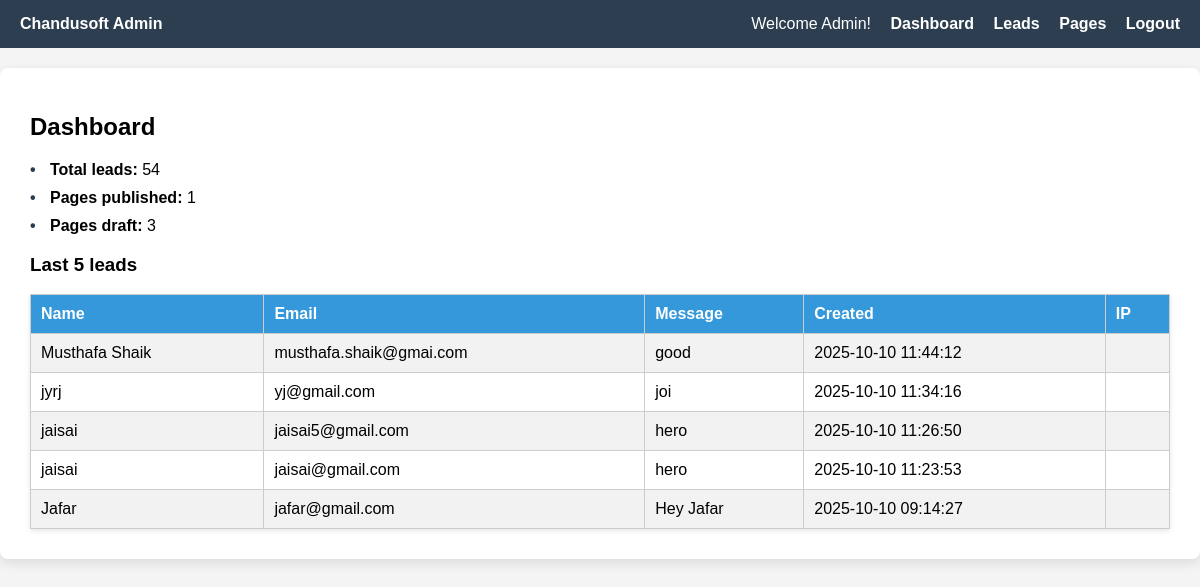
The app's page /app/dashboard.php (signed in), older data.
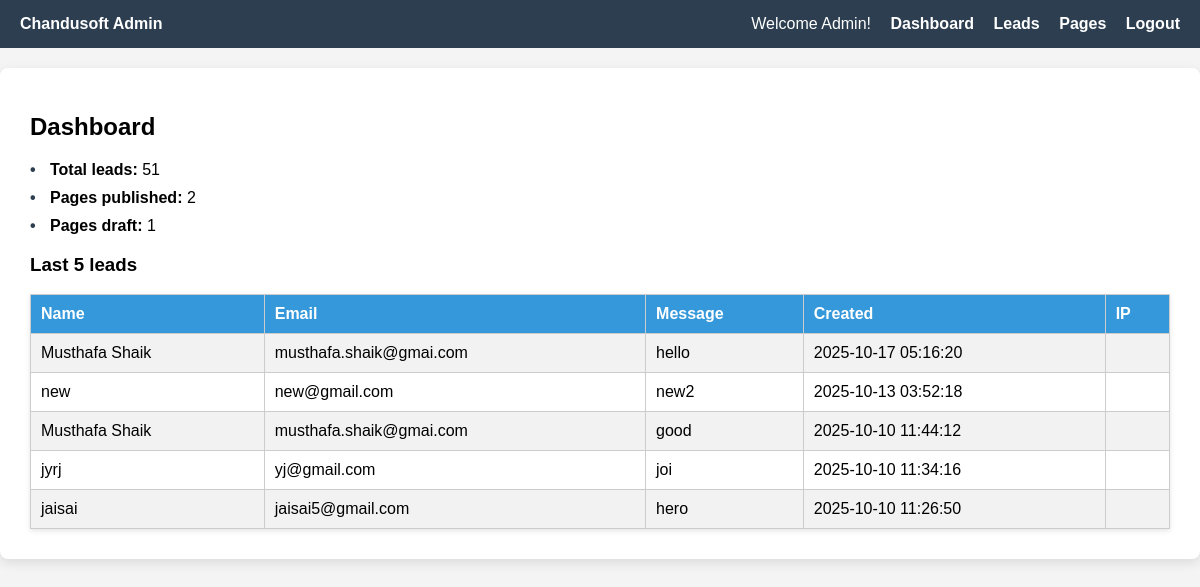
The same page, newer data.
### tables this page shows
CREATE TABLE `leads` (
  `id` int unsigned NOT NULL AUTO_INCREMENT,
  `name` varchar(100) NOT NULL,
  `email` varchar(100) NOT NULL,
  `message` text NOT NULL,
  `created_at` timestamp NULL DEFAULT CURRENT_TIMESTAMP,
  `IP` varchar(45) DEFAULT NULL,
  PRIMARY KEY (`id`)
);

### app/dashboard.php (the view, shortened to what this page needs)
<?php
$user = $_SESSION['user'];
$role = htmlspecialchars(ucfirst($user['role'] ?? 'Editor'));
$conn = new mysqli('localhost', 'root', '', 'chandusoft');
$resultLatest = $conn->query("SELECT * FROM leads ORDER BY id DESC LIMIT 5");
?>
<!DOCTYPE html>
<html>
<head>
</head>
<body>
<div class="navbar">
    <div><strong>Chandusoft Admin</strong></div>
    <div class="links">
        Welcome <?= $role ?>!
        <a href="../app/dashboard.php">Dashboard</a>
        <a href="../admin/admin-leads.php">Leads</a>
        <a href="../admin/pages.php">Pages</a>
        <a href="../admin/logout.php">Logout</a>
    </div>
</div>
<div class="dashboard-box">
    <h2>Dashboard</h2>
    <ul>
        <li><strong>Total leads:</strong> <?= $conn->query("SELECT COUNT(*) as count FROM leads")->fetch_assoc()['count'] ?></li>
        <li><strong>Pages published:</strong> <?= $conn->query("SELECT COUNT(*) as count FROM pages WHERE status='published'")->fetch_assoc()['count'] ?></li>
        <li><strong>Pages draft:</strong> <?= $conn->query("SELECT COUNT(*) as count FROM pages WHERE status='draft'")->fetch_assoc()['count'] ?></li>
    </ul>
    <h3>Last 5 leads</h3>
    <table>
        <tr>
            <th>Name</th>
            <th>Email</th>
            <th>Message</th>
            <th>Created</th>
            <th>IP</th>
        </tr>
        <?php while ($row = $resultLatest->fetch_assoc()): ?>
            <tr>
                <td><?= htmlspecialchars($row['name']) ?></td>
                <td><?= htmlspecialchars($row['email']) ?></td>
                <td><?= htmlspecialchars($row['message']) ?></td>
                <td><?= htmlspecialchars($row['created_at']) ?></td>
               <td><?= !empty($row['IP']) ? htmlspecialchars($row['IP']) : '' ?></td>
            </tr>
        <?php endwhile; ?>
    </table>
</div>
</body>
</html>

### app/dashboard.php (style rules this page uses)
body { font-family: Arial, sans-serif; background: #f4f4f4; margin: 0; padding: 0; }
.navbar { background-color: #2c3e50; color: white; padding: 15px 20px; display: flex; justify-content: space-between; align-items: center; }
.navbar .links a { color: white; text-decoration: none; margin-left: 15px; font-weight: bold; }
.dashboard-box { background: #fff; border-radius: 8px; padding: 30px; box-shadow: 0 4px 12px rgba(0,0,0,0.1); max-width: 1200px; margin: 20px auto; }
h2 { margin-top: 15px; }
ul { list-style: none; padding-left: 0; }
li { margin-bottom: 10px; position: relative; padding-left: 20px; }
li::before { content: "•"; position: absolute; left: 0; color: #2c3e50; font-weight: bold; }
table { border-collapse: collapse; width: 100%; margin-top: 15px; box-shadow: 0 2px 5px rgba(0,0,0,0.1); }
th, td { border: 1px solid #ccc; padding: 10px; text-align: left; }
th { background-color: #3498db; color: white; }
tr:nth-child(even) { background: #f2f2f2; }

Row changes from the older to the newer data that the page shows:
removed leads: name "jaisai", email "jaisai@gmail.com", message "hero", created_at "2025-10-10 11:23:53"
removed leads: name "Jafar", email "jafar@gmail.com", message "Hey Jafar", created_at "2025-10-10 09:14:27"
added leads: name "Musthafa Shaik", email "musthafa.shaik@gmai.com", message "hello", created_at "2025-10-17 05:16:20"
added leads: name "new", email "new@gmail.com", message "new2", created_at "2025-10-13 03:52:18"
Text that changed along with them:
text no longer shown: "54 3"
text now shown: "51 2"
